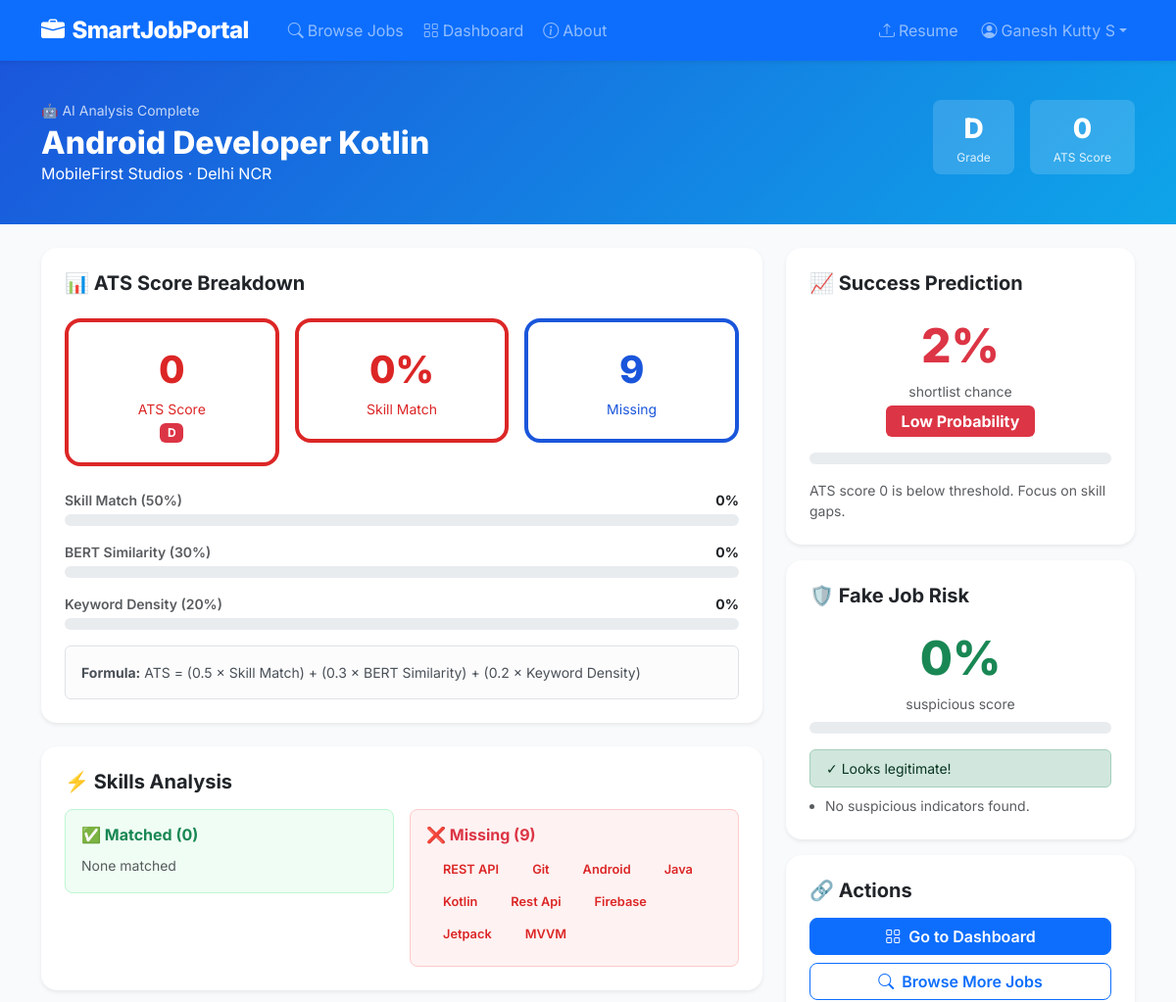
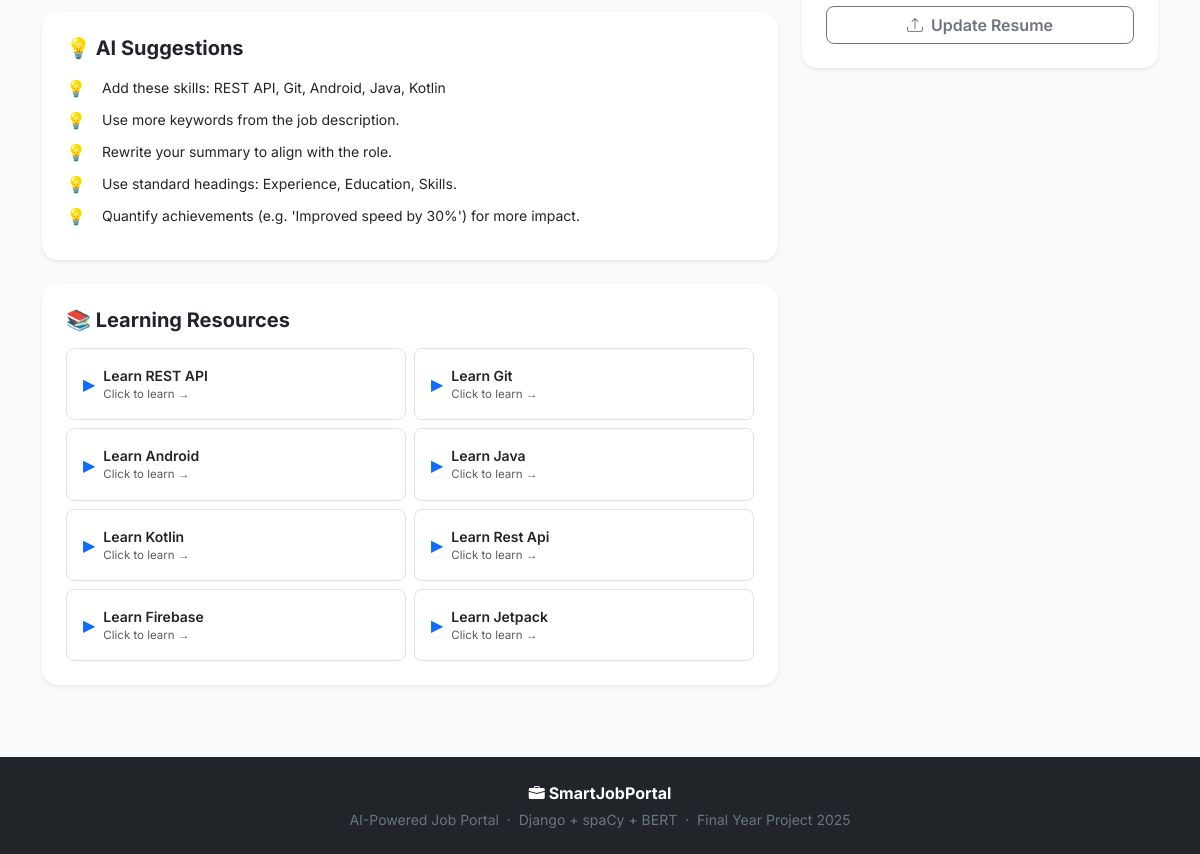
The app's page /analysis/1/ (signed in) with its own data (2 pictures, top to bottom).
### jobportal/models.py (models this page shows, shortened)
class Job(models.Model):
    EMPLOYMENT_TYPES = [
        ('full_time','Full Time'), ('part_time','Part Time'),
        ('internship','Internship'), ('contract','Contract'), ('remote','Remote'),
    ]
    title               = models.CharField(max_length=200)
    company             = models.CharField(max_length=200)
    company_email       = models.EmailField()
    company_website     = models.URLField(blank=True)
    location            = models.CharField(max_length=100)
    employment_type     = models.CharField(max_length=20, choices=EMPLOYMENT_TYPES, default='full_time')
    description         = models.TextField()
    requirements        = models.TextField(blank=True)
    skills_required     = models.TextField()
    experience_required = models.CharField(max_length=50, default='0-1 years')
    salary_min          = models.PositiveIntegerField(default=0)
    salary_max          = models.PositiveIntegerField(default=0)
    posted_by           = models.ForeignKey(User, on_delete=models.CASCADE, related_name='posted_jobs')
    is_active           = models.BooleanField(default=True)
    posted_at           = models.DateTimeField(auto_now_add=True)
    deadline            = models.DateField(null=True, blank=True)
    fake_probability    = models.FloatField(default=0.0)
    fake_reasons        = models.TextField(blank=True)
    class Meta:
        ordering = ['-posted_at']

class AnalysisResult(models.Model):
    application         = models.OneToOneField(Application, on_delete=models.CASCADE, related_name='analysis')
    ats_score           = models.FloatField(default=0.0)
    match_percentage    = models.FloatField(default=0.0)
    skill_match_score   = models.FloatField(default=0.0)
    semantic_similarity = models.FloatField(default=0.0)
    keyword_density     = models.FloatField(default=0.0)
    matched_skills      = models.TextField(blank=True)
    missing_skills      = models.TextField(blank=True)
    suggestions         = models.TextField(blank=True)
    success_probability = models.FloatField(default=0.0)
    success_level       = models.CharField(max_length=10, default='Low')
    success_explanation = models.TextField(blank=True)
    fake_probability    = models.FloatField(default=0.0)
    fake_reasons        = models.TextField(blank=True)
    analyzed_at         = models.DateTimeField(auto_now_add=True)
    def get_matched_skills(self):
        try:    return json.loads(self.matched_skills)
        except: return []
    def get_missing_skills(self):
        try:    return json.loads(self.missing_skills)
        except: return []
    def get_suggestions(self):
        try:    return json.loads(self.suggestions)
        except: return []
    def get_fake_reasons(self):
        try:    return json.loads(self.fake_reasons)
        except: return []

### jobportal/views.py (the view)
# urls.py: path('analysis/<int:application_id>/', views.analysis_result, name='analysis_result'),
@login_required
def analysis_result(request, application_id):
    app      = get_object_or_404(Application, id=application_id, applicant=request.user)
    analysis = get_object_or_404(AnalysisResult, application=app)
    return render(request,'jobportal/analysis_result.html',{
        'application':app,'analysis':analysis,'job':app.job,
        'matched_skills':analysis.get_matched_skills(),
        'missing_skills':analysis.get_missing_skills(),
        'suggestions':   analysis.get_suggestions(),
        'fake_reasons':  analysis.get_fake_reasons(),
        'resources':     get_skill_resources(analysis.get_missing_skills()[:8]),
        'ats_grade':     get_ats_grade(analysis.ats_score),
        'success_color': get_success_color(analysis.success_level),
    })

### ai_modules/keyword_matcher.py (called while the page is built)
def get_skill_resources(missing: List[str]) -> List[dict]:
    result = []
    for s in missing:
        k = s.lower()
        url = SKILL_RESOURCES.get(k, f'https://www.google.com/search?q=learn+{k.replace(" ","+")}')
        result.append({'skill': s, 'url': url, 'label': f'Learn {s}'})
    return result

def get_ats_grade(s: float) -> str:
    if s>=90: return 'A+'
    if s>=80: return 'A'
    if s>=70: return 'B+'
    if s>=60: return 'B'
    if s>=50: return 'C'
    return 'D'

def get_success_color(level: str) -> str:
    return {'High':'success','Medium':'warning','Low':'danger'}.get(level,'secondary')

### templates/jobportal/analysis_result.html (shortened to what this page needs)
{% extends 'base.html' %}{% block title %}AI Analysis – {{ job.title }}{% endblock %}
{% block content %}
<div style="background:linear-gradient(135deg,#1a56db,#0ea5e9);color:#fff;padding:40px 0">
  <div class="container d-flex justify-content-between align-items-start flex-wrap gap-3">
    <div><div class="small opacity-75 mb-1">🤖 AI Analysis Complete</div><h2 class="fw-800 mb-0">{{ job.title }}</h2><p class="opacity-85 mb-0">{{ job.company }} · {{ job.location }}</p></div>
    <div class="d-flex gap-3">
      <div class="text-center px-4 py-2 rounded-3" style="background:rgba(255,255,255,.15)"><div class="fw-800 fs-3">{{ ats_grade }}</div><div style="font-size:.75rem;opacity:.85">Grade</div></div>
      <div class="text-center px-4 py-2 rounded-3" style="background:rgba(255,255,255,.15)"><div class="fw-800 fs-3">{{ analysis.ats_score|floatformat:0 }}</div><div style="font-size:.75rem;opacity:.85">ATS Score</div></div>
    </div>
  </div>
</div>
<div class="container py-4">
  <div class="row g-4">
    <div class="col-lg-8">
      <div class="card border-0 shadow-sm rounded-4 p-4 mb-4">
        <h5 class="fw-700 mb-4">📊 ATS Score Breakdown</h5>
        <div class="row g-3 mb-4">
          <div class="col-4"><div class="score-ring {% if analysis.ats_score >= 70 %}high{% elif analysis.ats_score >= 50 %}medium{% else %}low{% endif %}"><div style="font-size:2.4rem;font-weight:800">{{ analysis.ats_score|floatformat:0 }}</div><div class="small">ATS Score</div><span class="badge {% if analysis.ats_score >= 70 %}bg-success{% elif analysis.ats_score >= 50 %}bg-warning{% else %}bg-danger{% endif %} mt-1">{{ ats_grade }}</span></div></div>
          <div class="col-4"><div class="score-ring {% if analysis.match_percentage >= 60 %}high{% elif analysis.match_percentage >= 40 %}medium{% else %}low{% endif %}"><div style="font-size:2.4rem;font-weight:800">{{ analysis.match_percentage|floatformat:0 }}%</div><div class="small">Skill Match</div></div></div>
          <div class="col-4"><div class="score-ring" style="border-color:#1a56db;color:#1a56db"><div style="font-size:2.4rem;font-weight:800">{{ missing_skills|length }}</div><div class="small">Missing</div></div></div>
        </div>
        <div class="mb-3"><div class="d-flex justify-content-between small mb-1"><span class="text-muted fw-600">Skill Match (50%)</span><strong>{{ analysis.skill_match_score|floatformat:0 }}%</strong></div><div class="progress"><div class="progress-bar bg-primary" style="width:{{ analysis.skill_match_score }}%"></div></div></div>
        <div class="mb-3"><div class="d-flex justify-content-between small mb-1"><span class="text-muted fw-600">BERT Similarity (30%)</span><strong>{{ analysis.semantic_similarity|floatformat:0 }}%</strong></div><div class="progress"><div class="progress-bar bg-info" style="width:{{ analysis.semantic_similarity }}%"></div></div></div>
        <div class="mb-3"><div class="d-flex justify-content-between small mb-1"><span class="text-muted fw-600">Keyword Density (20%)</span><strong>{{ analysis.keyword_density|floatformat:0 }}%</strong></div><div class="progress"><div class="progress-bar bg-success" style="width:{{ analysis.keyword_density }}%"></div></div></div>
        <div class="alert alert-light border small mb-0"><strong>Formula:</strong> ATS = (0.5 × Skill Match) + (0.3 × BERT Similarity) + (0.2 × Keyword Density)</div>
      </div>
      <div class="card border-0 shadow-sm rounded-4 p-4 mb-4">
        <h5 class="fw-700 mb-3">⚡ Skills Analysis</h5>
        <div class="row g-3">
          <div class="col-md-6"><div class="p-3 rounded-3" style="background:#f0fdf4;border:1px solid #bbf7d0"><h6 class="fw-700 text-success mb-2">✅ Matched ({{ matched_skills|length }})</h6>{% for s in matched_skills %}<span class="skill-pill matched">{{ s }}</span>{% empty %}<span class="text-muted small">None matched</span>{% endfor %}</div></div>
          <div class="col-md-6"><div class="p-3 rounded-3" style="background:#fef2f2;border:1px solid #fecaca"><h6 class="fw-700 text-danger mb-2">❌ Missing ({{ missing_skills|length }})</h6>{% for s in missing_skills %}<span class="skill-pill missing">{{ s }}</span>{% empty %}<span class="text-success small fw-600">🎉 No missing skills!</span>{% endfor %}</div></div>
        </div>
      </div>
      {% if suggestions %}<div class="card border-0 shadow-sm rounded-4 p-4 mb-4"><h5 class="fw-700 mb-3">💡 AI Suggestions</h5>{% for tip in suggestions %}<div class="d-flex gap-3 mb-2 align-items-start"><span>💡</span><p class="mb-0 small" style="line-height:1.7">{{ tip }}</p></div>{% endfor %}</div>{% endif %}
      {% if resources %}<div class="card border-0 shadow-sm rounded-4 p-4"><h5 class="fw-700 mb-3">📚 Learning Resources</h5><div class="row g-2">{% for r in resources %}<div class="col-md-6"><a href="{{ r.url }}" target="_blank" class="text-decoration-none"><div class="card border rounded-3 p-3 d-flex flex-row gap-2 align-items-center" style="transition:all .2s" onmouseover="this.style.borderColor='#1a56db'" onmouseout="this.style.borderColor=''"><span class="text-primary">▶</span><div><div class="fw-600 small">{{ r.label }}</div><div class="text-muted" style="font-size:.72rem">Click to learn →</div></div></div></a></div>{% endfor %}</div></div>{% endif %}
    </div>
    <div class="col-lg-4">
      <div class="card border-0 shadow-sm rounded-4 p-4 mb-3">
        <h5 class="fw-700 mb-3">📈 Success Prediction</h5>
        <div class="text-center mb-3"><div style="font-size:3rem;font-weight:800" class="text-{{ success_color }}">{{ analysis.success_probability|floatformat:0 }}%</div><div class="text-muted small">shortlist chance</div><span class="badge bg-{{ success_color }} px-3 py-2 mt-1 fs-6">{{ analysis.success_level }} Probability</span></div>
        <div class="progress mb-3"><div class="progress-bar bg-{{ success_color }}" style="width:{{ analysis.success_probability }}%"></div></div>
        <p class="text-muted small mb-0">{{ analysis.success_explanation }}</p>
      </div>
      <div class="card border-0 shadow-sm rounded-4 p-4 mb-3">
        <h5 class="fw-700 mb-3">🛡️ Fake Job Risk</h5>
        <div class="text-center mb-2"><div style="font-size:3rem;font-weight:800" class="{% if analysis.fake_probability >= 60 %}text-danger{% elif analysis.fake_probability >= 30 %}text-warning{% else %}text-success{% endif %}">{{ analysis.fake_probability|floatformat:0 }}%</div><div class="text-muted small">suspicious score</div></div>
        <div class="progress mb-3"></div>
        {% if analysis.fake_probability >= 60 %}<div class="alert alert-danger py-2 small mb-2">⚠ High risk! Research carefully.</div>
        {% elif analysis.fake_probability >= 30 %}<div class="alert alert-warning py-2 small mb-2">⚠ Verify before applying.</div>
        {% else %}<div class="alert alert-success py-2 small mb-2">✓ Looks legitimate!</div>{% endif %}
        {% if fake_reasons %}<ul class="small text-muted ps-3 mb-0">{% for r in fake_reasons %}<li>{{ r }}</li>{% endfor %}</ul>{% endif %}
      </div>
      <div class="card border-0 shadow-sm rounded-4 p-4">
        <h5 class="fw-700 mb-3">🔗 Actions</h5>
        <div class="d-grid gap-2">
          <a href="{% url 'dashboard' %}" class="btn btn-primary rounded-3"><i class="bi bi-grid me-2"></i>Go to Dashboard</a>
          <a href="{% url 'job_list' %}" class="btn btn-outline-primary rounded-3"><i class="bi bi-search me-2"></i>Browse More Jobs</a>
          <a href="{% url 'upload_resume' %}" class="btn btn-outline-secondary rounded-3"><i class="bi bi-upload me-2"></i>Update Resume</a>
        </div>
      </div>
    </div>
  </div>
</div>
{% endblock %}

### templates/base.html (shortened to what this page needs)
{% load static %}
<!DOCTYPE html>
<html lang="en">
<head>
<link href="https://cdn.jsdelivr.net/npm/bootstrap@5.3.2/dist/css/bootstrap.min.css" rel="stylesheet">
<link href="https://cdn.jsdelivr.net/npm/bootstrap-icons@1.11.3/font/bootstrap-icons.css" rel="stylesheet">
<link rel="stylesheet" href="{% static 'css/main.css' %}">
</head>
<body>
<nav class="navbar navbar-expand-lg navbar-dark bg-primary sticky-top shadow-sm">
  <div class="container">
    <a class="navbar-brand fw-800 fs-4" href="{% url 'home' %}"><i class="bi bi-briefcase-fill me-2"></i>SmartJobPortal</a>
    <div class="collapse navbar-collapse" id="nav">
      <ul class="navbar-nav me-auto ms-3 gap-1">
        <li class="nav-item"><a class="nav-link" href="{% url 'job_list' %}"><i class="bi bi-search me-1"></i>Browse Jobs</a></li>
        {% if user.is_authenticated %}<li class="nav-item"><a class="nav-link" href="{% url 'dashboard' %}"><i class="bi bi-grid me-1"></i>Dashboard</a></li>{% endif %}
        <li class="nav-item"><a class="nav-link" href="{% url 'about' %}"><i class="bi bi-info-circle me-1"></i>About</a></li>
      </ul>
      <ul class="navbar-nav gap-2 align-items-center">
        {% if user.is_authenticated %}
        <li class="nav-item"><a class="nav-link" href="{% url 'upload_resume' %}"><i class="bi bi-upload me-1"></i>Resume</a></li>
        <li class="nav-item dropdown">
          <a class="nav-link dropdown-toggle" href="#" data-bs-toggle="dropdown"><i class="bi bi-person-circle me-1"></i>{{ user.get_full_name|default:user.username }}</a>
        </li>
        {% else %}
        <li class="nav-item"><a class="nav-link" href="{% url 'login' %}">Login</a></li>
        <li class="nav-item"><a class="btn btn-light text-primary fw-600 px-3 py-1 rounded-pill" href="{% url 'register' %}">Sign Up Free</a></li>
        {% endif %}
      </ul>
    </div>
  </div>
</nav>
<main>{% block content %}{% endblock %}</main>
<footer class="bg-dark text-secondary py-4 mt-5">
  <div class="container text-center">
    <p class="mb-1 fw-700 text-white"><i class="bi bi-briefcase-fill me-1"></i>SmartJobPortal</p>
    <p class="small mb-0">AI-Powered Job Portal &nbsp;·&nbsp; Django + spaCy + BERT &nbsp;·&nbsp; Final Year Project 2025</p>
  </div>
</footer>
</body></html>

### static/css/main.css (style rules this page uses)
body { font-family: 'Inter', sans-serif; background: #f8fafc; color: #111827; }
.fw-600 { font-weight: 600 !important; }
.fw-700 { font-weight: 700 !important; }
.fw-800 { font-weight: 800 !important; }
.btn { font-weight: 600; }
.navbar-brand { letter-spacing: -.5px; }

### templates/jobportal/analysis_result.html (style rules this page uses)
.score-ring { text-align:center;padding:20px;border-radius:16px;border:4px solid }
.score-ring.low { border-color:#dc2626;color:#dc2626 }
.skill-pill { display:inline-block;padding:4px 14px;border-radius:20px;font-size:.8rem;font-weight:600;margin:3px }
.skill-pill.missing { background:#fef2f2;color:#dc2626 }
.progress { height:12px;border-radius:10px }

### records on screen
Job: title "Android Developer Kotlin", company "MobileFirst Studios", location "Delhi NCR"
AnalysisResult: ats_score "0", match_percentage "0", skill_match_score "0", semantic_similarity "0", keyword_density "0", success_probability "2", success_level "Low", success_explanation "ATS score 0 is below threshold. Focus on skill gaps.", fake_probability "0"

### other values on screen
{{ user.get_full_name|default:user.username }} "Ganesh Kutty S"
{{ ats_grade }} "D"
{{ missing_skills|length }} "9"
{{ matched_skills|length }} "0"
{{ s }} "REST API" "Git" "Android" "Java" "Kotlin" "Rest Api" "Firebase" "Jetpack" "MVVM"
{{ tip }} "Add these skills: REST API, Git, Android, Java, Kotlin" "Use more keywords from the job description." "Rewrite your summary to align with the role." "Use standard headings: Experience, Education, Skills." "Quantify achievements (e.g. 'Improved speed by 30%') for more impact."
{{ r.label }} "Learn REST API" "Learn Git" "Learn Android" "Learn Java" "Learn Kotlin" "Learn Rest Api" "Learn Firebase" "Learn Jetpack"
{{ r }} "No suspicious indicators found."
